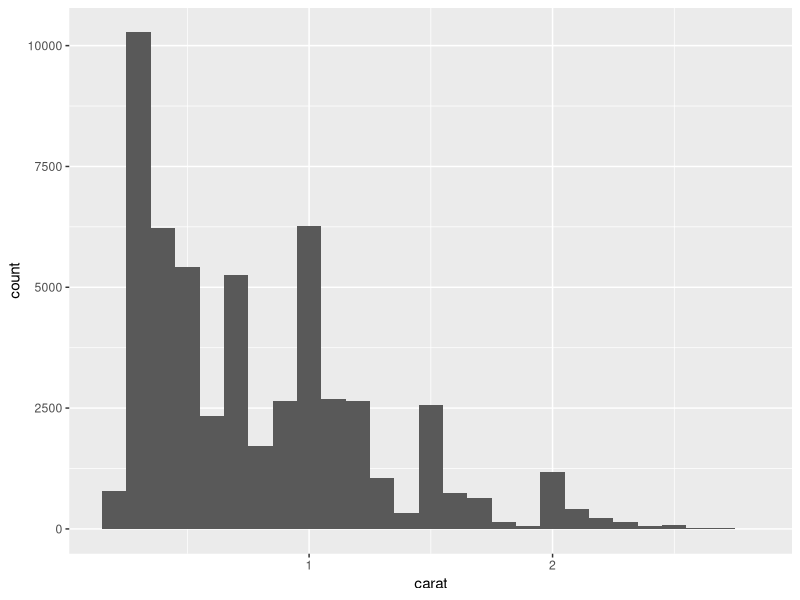
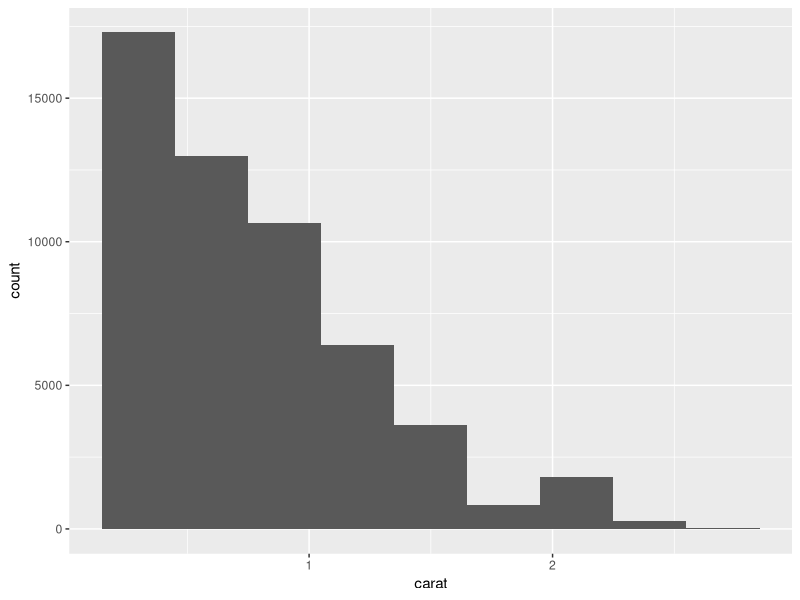
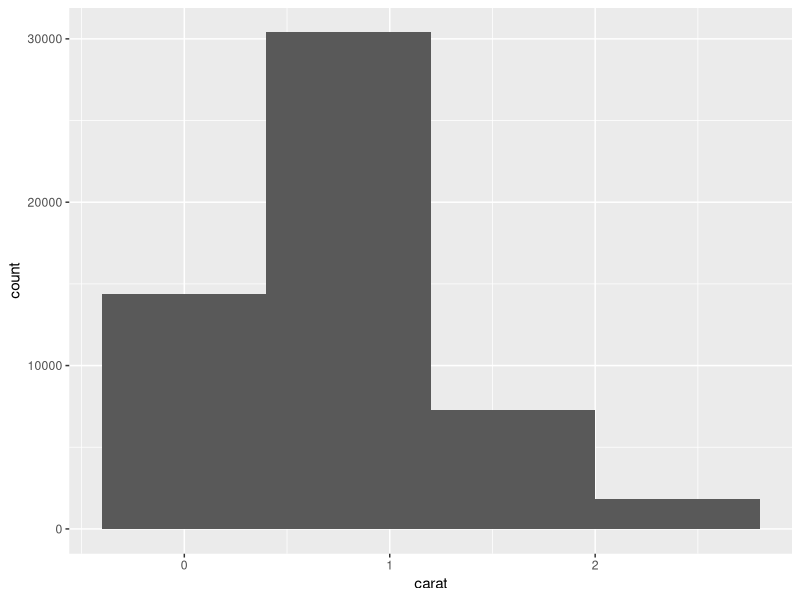
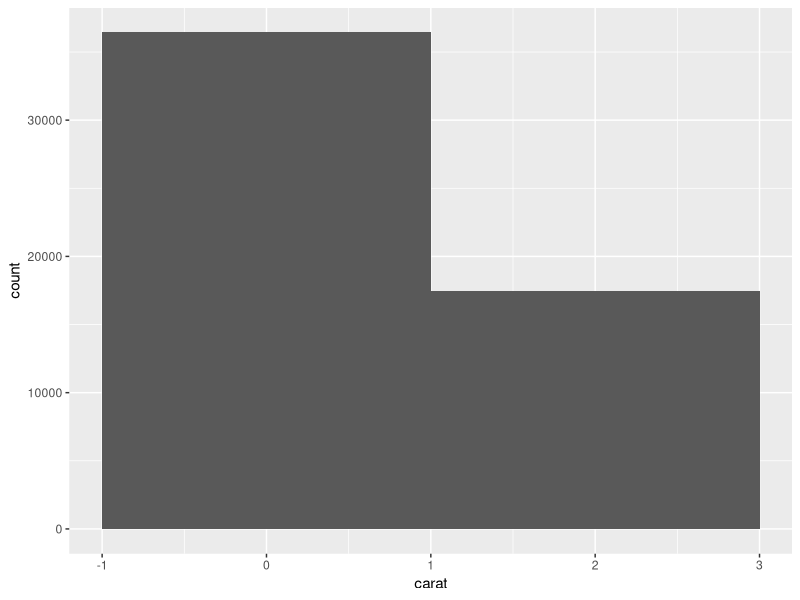
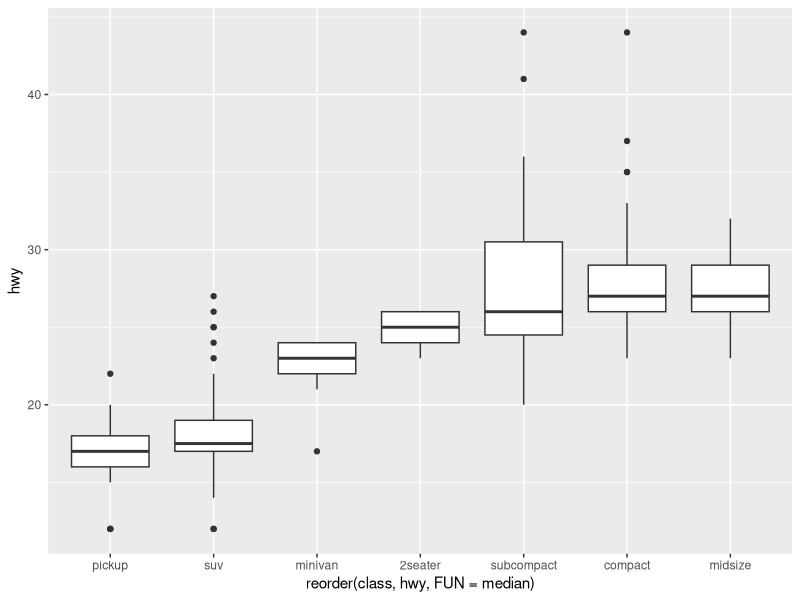
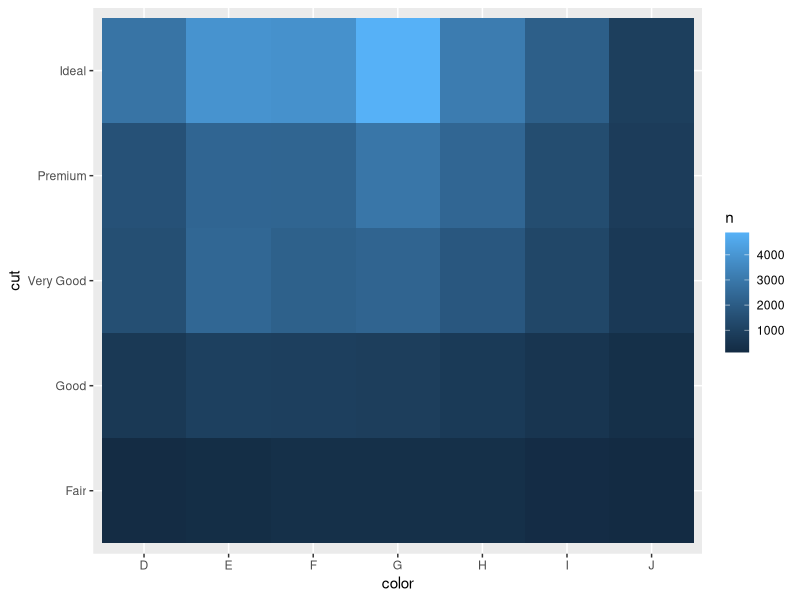

Reproduce these figures in R, in order.
## ---- chunk 1
knitr::opts_chunk$set(echo = TRUE)
library(tidyverse)
## ---- chunk 2
# First look at your dataset
head(diamonds)
head(mpg)
## ---- chunk 3
## Read this again: 
#  The variable smaller recieves the value of the output of diamonds... 
#  being filtered when carat <3
#  So => the allocation happens only when carat is less than 3

smaller <- diamonds %>% 
    filter(carat < 3)

## Create a histogram (not a bar chart) try different bin width
#  Histograms : 

ggplot(data=smaller, mapping = aes(x=carat))+
    geom_histogram(binwidth = 0.1)
ggplot(data=smaller, mapping = aes(x=carat))+
    geom_histogram(binwidth = 0.3)
ggplot(data=smaller, mapping = aes(x=carat))+
    geom_histogram(binwidth = 0.8)
ggplot(data=smaller, mapping = aes(x=carat))+
    geom_histogram(binwidth = 2.0)

## Make a Boxplot, include reorder
#  Boxplots: 
ggplot(data = mpg)+
    geom_boxplot(mapping = aes(x=reorder(class,hwy,FUN = median),y=hwy))

## No need for "dplyr ::" As tidyverse has already called dplyr (while declaring library earlier)
diamonds%>%
    count(color,cut)

## See if sort makes it better
diamonds%>%
    count(color,cut, sort=T)

## Use ggplot 
diamonds%>%
    count(color,cut)%>%
    ggplot(mapping = aes(x=color,y=cut))+
        geom_tile(mapping = aes(fill=n))


